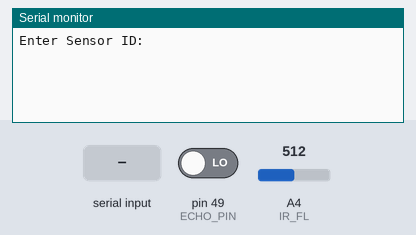
Bench run of a sketch on a simulated Arduino Mega 2560, built with avr-gcc and run on an emulated ATmega2560. Parts: the last lines printed to the serial monitor. The test bench sets the inputs (shaded band); at power-on: pin 49 (ECHO_PIN) LOW, A4 (IR_FL) = 512.

Above: at 1.2 s.
1.3 s: "1" received over Serial
At 2.5 s:
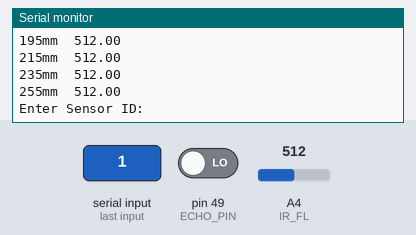
2.8 s: "6" received over Serial
At 4.2 s:
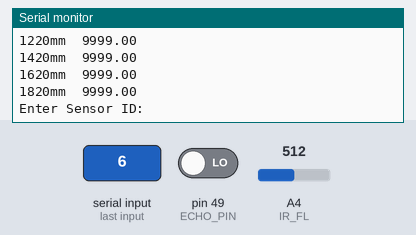
4.4 s: "0" received over Serial
At 5.4 s:
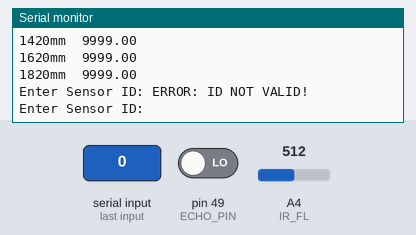
Timing chart, 0 to 7.4 s (numbered marks = the images above; inputs shaded):
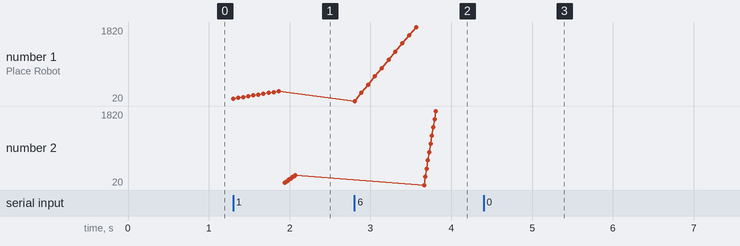

Measured:
- after the input at 1.3 s, the serial monitor: prints a new line at once (image 1)
- after the input at 2.8 s, the serial monitor: prints a new line at once (image 2)
- after the input at 4.4 s, the serial monitor: prints a new line at once (image 3)
- plotted number 1: 255 → 1820 after the input at 2.8 s
- plotted number 2: 255 → 1820 after the input at 2.8 s

The sketch:

Calibration_RUN_THIS.ino
```cpp
/* RANGE CALIBRATION FOR IR AND ULTRASONIC SENSORS
 * Author: Peter Mitchell
 * Date: 10 MAR 2021
*/

/* SENSOR ID LIST
 *   Name   | Type    | ID# | Port#
 * ---------------------------------------
 *   IR_FL  | IR Long |  1  |  A4
 *   IR_FR  | IR Long |  2  |  A5
 *   IR_LF  | IR Med  |  3  |  A6
 *   IR_LR  | IR Med  |  4  |  A7
 *   GYRO   | GYRO    |  5  |  A3
 *   US     | RADAR   |  6  |  T48/E49
*/

#include <math.h>
#include <stdlib.h>

#define TEST_NO 10
#define IR_FL A4
#define IR_FR A5
#define IR_LF A6
#define IR_LR A7
#define GYRO A3
#define TRIG_PIN 48
#define ECHO_PIN 49
#define MAX_DIST 23200

int Ranges_IR_Long [TEST_NO] = {75, 95, 115, 135, 155, 175, 195, 215, 235, 255};
int Ranges_IR_Med [TEST_NO] = {40, 50, 60, 70, 80, 90, 100, 110, 120, 130};

//70,100,130,160,190,220,250,280,300};
int Ranges_Gyro [TEST_NO] = {0,0,45,90,135,180,225,270,315,360};
int Ranges_Ultrasonic [TEST_NO] = {20,220,420,620,820,1020,1220,1420,1620,1820};

//Smoothing Filter Variables
const int numReadings = 10; //Smoothing Array
int readings[numReadings];  //Readings from sensor
int readIndex = 0;          //Current reading index
int total = 0;              //Running total
int average = 0;            //Average


int ID = -1;

int ranges [TEST_NO];
float results [TEST_NO];

void Calibration();
void Calibration_IR(int pin, int ranges[], int arraySize);
void Calibration_US(int ranges[]);
void Calibration_GYRO(int ranges[], int arraySize);
void printResults(int ranges[], int arraySize);
double HC_SR04_range();


void setup() {
  pinMode(IR_FL, INPUT);
  pinMode(IR_FR, INPUT);
  pinMode(IR_LF, INPUT);
  pinMode(IR_LR, INPUT);
  pinMode(TRIG_PIN, OUTPUT);
  pinMode(ECHO_PIN, INPUT);

  digitalWrite(TRIG_PIN, LOW);

  Serial.begin(9600);
}

void loop() {
  Calibration();
  ID = -1;
  Serial.println();
  Serial.println();
}

void Calibration(){
  goto Error;
  Error:
  Serial.print("Enter Sensor ID: ");
  while (ID == -1){ID = Serial.read();}
  switch(ID){
    case 49: //1
      Serial.println("1");
      Calibration_IR(IR_FL, Ranges_IR_Long, TEST_NO);
      printResults(Ranges_IR_Long, TEST_NO);
      break;
    case 50: //2
      Serial.println("2");
      Calibration_IR(IR_FR, Ranges_IR_Long, TEST_NO);
      printResults(Ranges_IR_Long, TEST_NO);
      break;
    case 51: //3
      Serial.println("3");
      Calibration_IR(IR_LF, Ranges_IR_Med, TEST_NO);
      printResults(Ranges_IR_Med, TEST_NO);
      break;
    case 52: //4
      Serial.println("4");
      Calibration_IR(IR_LR, Ranges_IR_Med, TEST_NO);
      printResults(Ranges_IR_Med, TEST_NO);
      break;
    case 53: //5
      Serial.println("5");
      Calibration_GYRO(Ranges_Gyro, TEST_NO);
      printResults(Ranges_Gyro, TEST_NO);
      break;
    case 54: //6
      Serial.println("6");
      Calibration_US(Ranges_Ultrasonic, TEST_NO);
      printResults(Ranges_Ultrasonic, TEST_NO);
      break;
    default:
      Serial.println("ERROR: ID NOT VALID!");
      ID = -1;
      goto Error;
      break;
  }
  Serial.println();
}

void printResults(int ranges[], int arraySize){
  Serial.println("Range\tReading");
  for (int i = 0; i < arraySize; i++){
    Serial.print(ranges[i]); Serial.print("mm\t"); Serial.println(results[i]);
  }
  Serial.println();
}
```

Calibration_Functions.ino
```cpp
void Calibration_IR(int pin, int ranges[], int arraySize){
  for (int i = 0; i < arraySize; i++){
    Serial.flush();
    Serial.print("Place Robot "); Serial.print(ranges[i]); Serial.println("mm Away from a Wall");
    while(Serial.available() == 1){}
    Serial.read();
    for (int i = 0; i < 20; i++){Smoothing(pin);}
    results[i] = Smoothing(pin);
    Serial.print("Actual Reading: "); Serial.println(results[i]);
  }
}


void Calibration_US(int ranges[], int arraySize){
  for (int i = 0; i < arraySize; i++){
    Serial.flush();
    Serial.print("Place Robot "); Serial.print(ranges[i]); Serial.println("mm Away from a Wall");
    while(Serial.available() == 1){}
    Serial.read();
    results[i] = HC_SR04_range();
    Serial.print("Actual Reading: "); Serial.println(results[i]);

  }
}


void Calibration_GYRO(int ranges[], int arraySize){
  for (int i = 0; i < arraySize; i++){
    Serial.flush();
    Serial.print("Place Robot "); Serial.print(ranges[i]); Serial.println("mm Away from a Wall");
    while(Serial.available() == 1){}
    Serial.read();
    results[i] = analogRead(GYRO);
    Serial.print("Actual Reading: "); Serial.println(results[i]);
  }
}
```

Prescribed_Functions.ino
```cpp
double HC_SR04_range()
{
  unsigned long t1;
  unsigned long t2;
  unsigned long pulse_width;
  float cm;
  float inches;

  // Hold the trigger pin high for at least 10 us
  digitalWrite(TRIG_PIN, HIGH);
  delayMicroseconds(10);
  digitalWrite(TRIG_PIN, LOW);

  // Wait for pulse on echo pin
  t1 = micros();
  while ( digitalRead(ECHO_PIN) == 0 ) {
    t2 = micros();
    pulse_width = t2 - t1;
    if ( pulse_width > (MAX_DIST + 1000)) {
      Serial.println("HC-SR04: NOT found");
      return 9999;
    }
  }

  // Measure how long the echo pin was held high (pulse width)
  // Note: the micros() counter will overflow after ~70 min

  t1 = micros();
  while ( digitalRead(ECHO_PIN) == 1)
  {
    t2 = micros();
    pulse_width = t2 - t1;
    if ( pulse_width > (MAX_DIST + 1000) ) {
      Serial.println("HC-SR04: Out of range");
      return 9999;
    }
  }

  t2 = micros();
  pulse_width = t2 - t1;

  // Calculate distance in centimeters and inches. The constants
  // are found in the datasheet, and calculated from the assumed speed
  //of sound in air at sea level (~340 m/s).
  cm = pulse_width / 58.0;
  inches = pulse_width / 148.0;

  // Print out results
  if ( pulse_width > MAX_DIST ) {
    Serial.println("HC-SR04: Out of range");
  } else {
    return cm*10;
  }
  return 9999;
}
```

Smoothing.ino
```cpp
float Smoothing(int pin){
  total = total - readings[readIndex];         //Subtract the last reading
  readings[readIndex] = analogRead(pin);       //Read from the sensor
  total = total + readings[readIndex];         //Add the reading to the total
  readIndex = readIndex + 1;                   //Advance to the next position in the array

  if (readIndex >= numReadings) {              //If we're at the end of the array
    readIndex = 0;                             //Wrap around to the beginning
  }

  average = total / numReadings;               //Calculate the average:
  delay(1);                                    //Delay in between reads for stability
  return average;                              //Return the average reading
}
```
